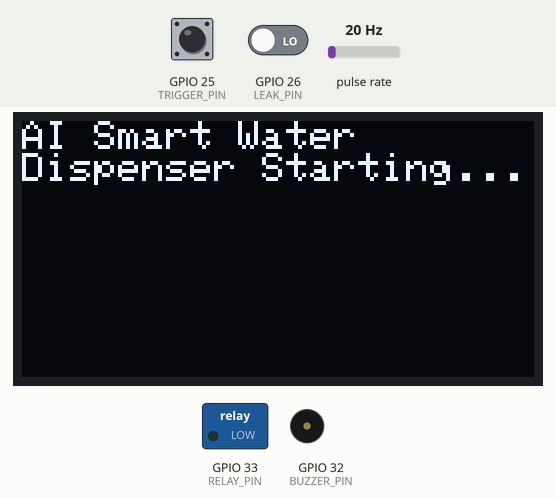
Recording of a sketch running on a simulated ESP32. On the bench: 128×64 one-colour display, switched loads named in the sketch (green lamp = pin HIGH), buzzer (waves = sounding). Wiring (inferred from the names in the program): pulse sensor: data GPIO 27. Inputs (shaded band) come from the test bench; at power-on: GPIO 25 (TRIGGER_PIN) HIGH, GPIO 26 (LEAK_PIN) LOW, pulse rate 20 Hz. WiFi joins after 1.5 s; servers stay silent unless stated.

Above: at 3.0 s.
3.1 s: GPIO 25 (TRIGGER_PIN) pulled LOW for 0.15 s
At 4.2 s:
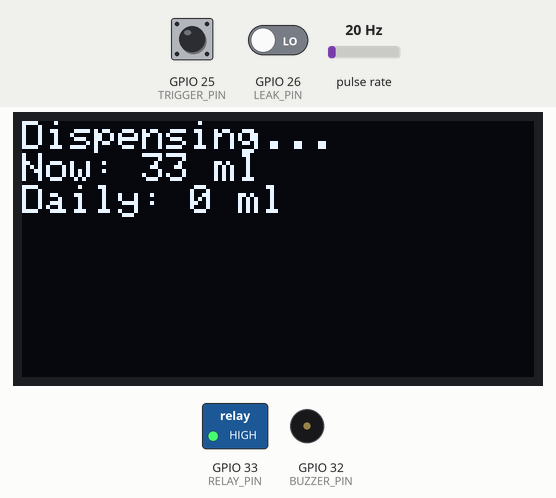
7.4 s: GPIO 26 (LEAK_PIN) driven HIGH
At 9.2 s:
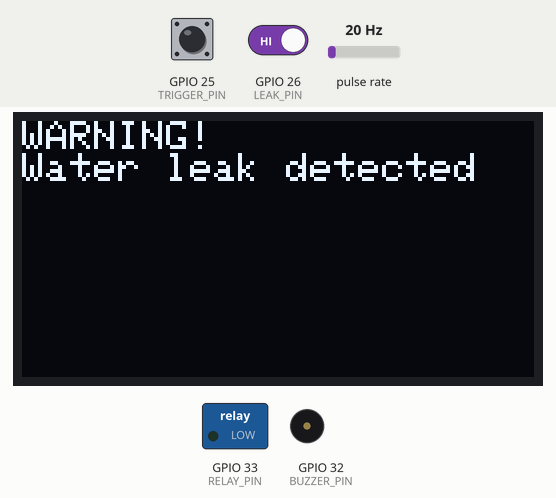
10.3 s: GPIO 25 (TRIGGER_PIN) pulled LOW for 1 s
At 12.2 s:
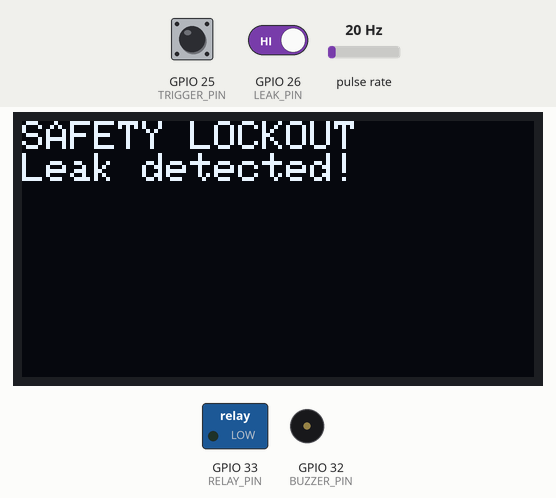
12.8 s: GPIO 26 (LEAK_PIN) driven LOW
At 13.4 s:
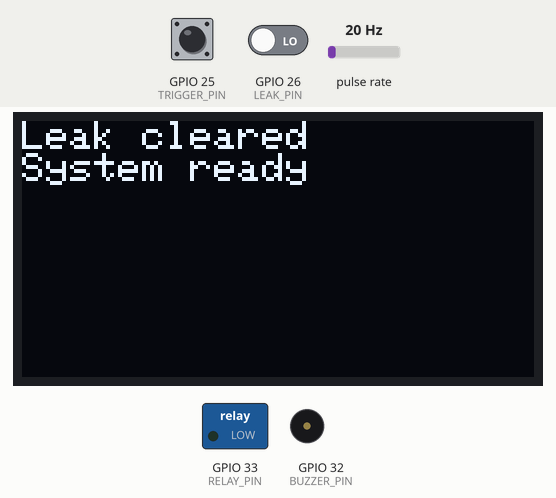
Timing chart, 0 to 15.3 s (numbered marks = the images above; inputs shaded):
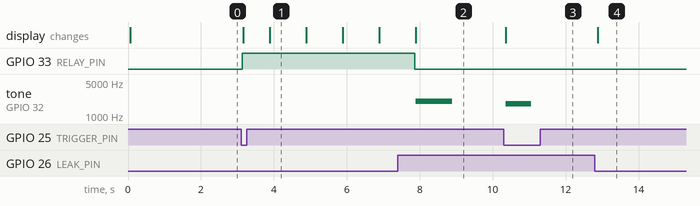

Measured:
- after the input at 3.1 s, GPIO 33 (RELAY_PIN): LOW → HIGH at once; the display: first changes after 0.06 s (image 1 shows a later state)
- after the input at 7.4 s, GPIO 33 (RELAY_PIN): HIGH → LOW after 0.46 s; tone on GPIO 32 (BUZZER_PIN): silent → 2000 Hz after 0.49 s, → silent 1.0 s later; the display: first differs from a run without the input after 0.49 s (image 2)
- after the input at 10.3 s, tone on GPIO 32 (BUZZER_PIN): silent → 1800 Hz after 0.06 s, → silent 0.70 s later; the display: first differs from a run without the input after 0.06 s (image 3)
- after the input at 12.8 s, the display: changes after 0.09 s (image 4)
- what the display in image 1 shows lasts 1.0 s, from 3.9 s to 4.9 s

The sketch:

AI_Smart_Water_Dispenser.ino
```cpp
/*
  AI Smart Water Dispenser
  Hydration Reminder + Leak Detection

  ESP32 Arduino project.
  Configure Wi-Fi/Blynk credentials and sensor calibration before deployment.
*/

#define BLYNK_TEMPLATE_ID "YOUR_TEMPLATE_ID"
#define BLYNK_TEMPLATE_NAME "Smart Water Dispenser"
#define BLYNK_AUTH_TOKEN "YOUR_BLYNK_TOKEN"

#include <WiFi.h>
#include <Wire.h>
#include <Adafruit_GFX.h>
#include <Adafruit_SSD1306.h>
#include <BlynkSimpleEsp32.h>

char ssid[] = "YOUR_WIFI_SSID";
char pass[] = "YOUR_WIFI_PASSWORD";

#define FLOW_PIN       27
#define LEAK_PIN       26
#define TRIGGER_PIN    25
#define RELAY_PIN      33
#define BUZZER_PIN     32

#define OLED_WIDTH 128
#define OLED_HEIGHT 64
#define OLED_ADDR 0x3C

Adafruit_SSD1306 display(OLED_WIDTH, OLED_HEIGHT, &Wire, -1);
BlynkTimer timer;

volatile unsigned long flowPulses = 0;
unsigned long lastDispense = 0;
unsigned long dailyVolumeMl = 0;
bool leakDetected = false;
bool dispensing = false;

const float PULSES_PER_LITER = 450.0; // Calibrate for your flow sensor
const unsigned long MAX_DISPENSE_MS = 15000;
const unsigned long REMINDER_INTERVAL_MS = 2UL * 60UL * 60UL * 1000UL;

void IRAM_ATTR flowISR() {
  flowPulses++;
}

void showOLED(const String &line1, const String &line2, const String &line3 = "") {
  display.clearDisplay();
  display.setTextSize(1);
  display.setTextColor(SSD1306_WHITE);
  display.setCursor(0, 0);
  display.println(line1);
  display.println(line2);
  display.println(line3);
  display.display();
}

float pulsesToMl(unsigned long pulses) {
  return (pulses * 1000.0) / PULSES_PER_LITER;
}

void stopPump() {
  digitalWrite(RELAY_PIN, LOW);
  dispensing = false;
}

void startDispense() {
  if (leakDetected) {
    showOLED("SAFETY LOCKOUT", "Leak detected!");
    tone(BUZZER_PIN, 1800, 700);
    Blynk.virtualWrite(V3, "LEAK LOCKOUT");
    return;
  }

  flowPulses = 0;
  dispensing = true;
  lastDispense = millis();
  digitalWrite(RELAY_PIN, HIGH);
  showOLED("Dispensing...", "Volume: 0 ml");
}

void finishDispense() {
  stopPump();
  float volume = pulsesToMl(flowPulses);

  // Basic pulse-sanity check.
  if (volume >= 5.0 && volume <= 2000.0) {
    dailyVolumeMl += (unsigned long)volume;
  }

  showOLED("Dispense complete", "Volume: " + String((int)volume) + " ml",
           "Daily: " + String(dailyVolumeMl) + " ml");

  Blynk.virtualWrite(V0, dailyVolumeMl);
  Blynk.virtualWrite(V1, volume);
  Blynk.virtualWrite(V2, millis() / 1000);
}

void checkLeak() {
  // Change HIGH/LOW if your leak sensor is active-low.
  bool currentLeak = digitalRead(LEAK_PIN) == HIGH;

  if (currentLeak && !leakDetected) {
    leakDetected = true;
    stopPump();
    showOLED("WARNING!", "Water leak detected");
    tone(BUZZER_PIN, 2000, 1000);
    Blynk.logEvent("water_leak", "Water leak detected. Pump locked.");
    Blynk.virtualWrite(V3, "LEAK DETECTED");
  }

  if (!currentLeak && leakDetected) {
    leakDetected = false;
    showOLED("Leak cleared", "System ready");
    Blynk.virtualWrite(V3, "NORMAL");
  }
}

void hydrationReminder() {
  if (millis() - lastDispense >= REMINDER_INTERVAL_MS && !leakDetected) {
    tone(BUZZER_PIN, 1200, 500);
    showOLED("Hydration reminder", "Please drink water");
    Blynk.logEvent("hydration_reminder", "Hydration reminder");
    lastDispense = millis();
  }
}

void updateOLED() {
  if (dispensing) {
    float currentMl = pulsesToMl(flowPulses);
    showOLED("Dispensing...", "Now: " + String((int)currentMl) + " ml",
             "Daily: " + String(dailyVolumeMl) + " ml");
  }
}

void setup() {
  Serial.begin(115200);

  pinMode(FLOW_PIN, INPUT_PULLUP);
  pinMode(LEAK_PIN, INPUT);
  pinMode(TRIGGER_PIN, INPUT_PULLUP);
  pinMode(RELAY_PIN, OUTPUT);
  pinMode(BUZZER_PIN, OUTPUT);

  stopPump();

  attachInterrupt(digitalPinToInterrupt(FLOW_PIN), flowISR, RISING);

  if (!display.begin(SSD1306_SWITCHCAPVCC, OLED_ADDR)) {
    Serial.println("OLED initialization failed.");
  }

  showOLED("AI Smart Water", "Dispenser Starting...");

  Blynk.begin(BLYNK_AUTH_TOKEN, ssid, pass);

  timer.setInterval(1000L, checkLeak);
  timer.setInterval(1000L, updateOLED);
  timer.setInterval(60000L, hydrationReminder);

  lastDispense = millis();
}

void loop() {
  Blynk.run();
  timer.run();

  if (digitalRead(TRIGGER_PIN) == LOW && !dispensing) {
    delay(30); // simple debounce
    if (digitalRead(TRIGGER_PIN) == LOW) {
      startDispense();
      while (digitalRead(TRIGGER_PIN) == LOW) {
        Blynk.run();
        timer.run();
      }
    }
  }

  if (dispensing) {
    if (leakDetected || millis() - lastDispense >= MAX_DISPENSE_MS) {
      finishDispense();
    }
  }
}
```
